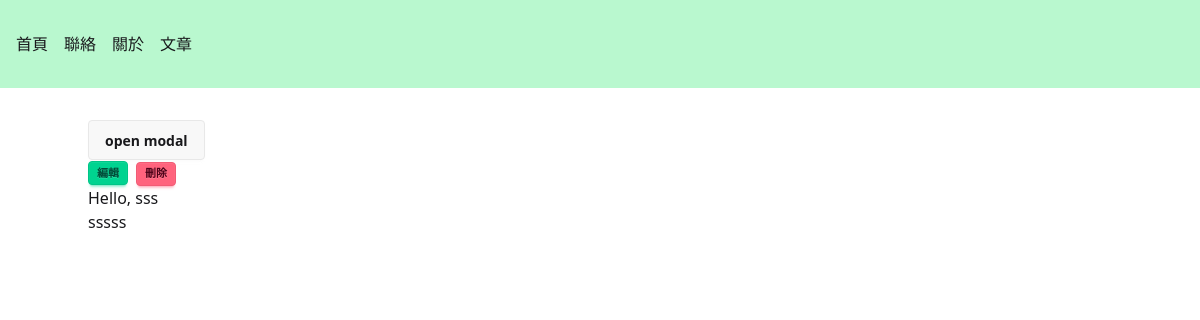
/articles/21, run on an earlier commit of the app's database.
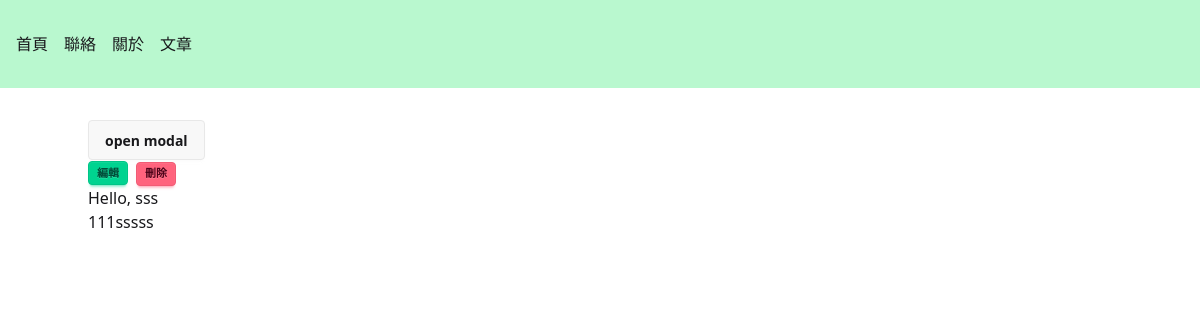
And on a later commit of the database.
### articles/models.py (models this page shows, shortened)
class Article(models.Model):
    title = models.CharField(max_length=200, null=False)
    content = models.TextField(null=True)
    is_published = models.BooleanField(default=False, null=False)

### articles/views.py (the view)
# urls.py: path("<int:id>", views.detail, name="detail"),
def detail(request, id):
    article = get_object_or_404(Article, pk=id)
    if request.POST:
        if request.POST["_method"] == "patch":
            form = ArticleForm(request.POST, instance=article)
            form.save()
            messages.success(request, "更新成功")
            return redirect("articles:detail", article.id)
        if request.POST["_method"] == "delete":
            article.delete()
            messages.warning(request, "刪除成功")
            return redirect("articles:index")
    else:
        return render(request, "articles/detail.html", {"article": article})

### articles/templates/articles/detail.html (shortened to what this page needs)
{% extends "layouts/default.html" %}
{% block content %}
  <button class="btn" onclick="my_modal_1.showModal()">open modal</button>
  <div class="flex gap-2 items-center">
    <a href="{% url 'articles:edit' article.id %}" class="btn btn-xs btn-success">編輯</a>
    <form action="{% url 'articles:detail' article.id %}" method="post">
      <button class="btn btn-xs btn-error">刪除</button>
    </form>
  </div>
  <h1>Hello, {{ article.title }}</h1>
  <article>
    {{ article.content|linebreaks }}
  </article>
{% endblock %}

What changed in the data, as far as the page shows it:
changed Article "sss": content "sssss" → "111sssss"
